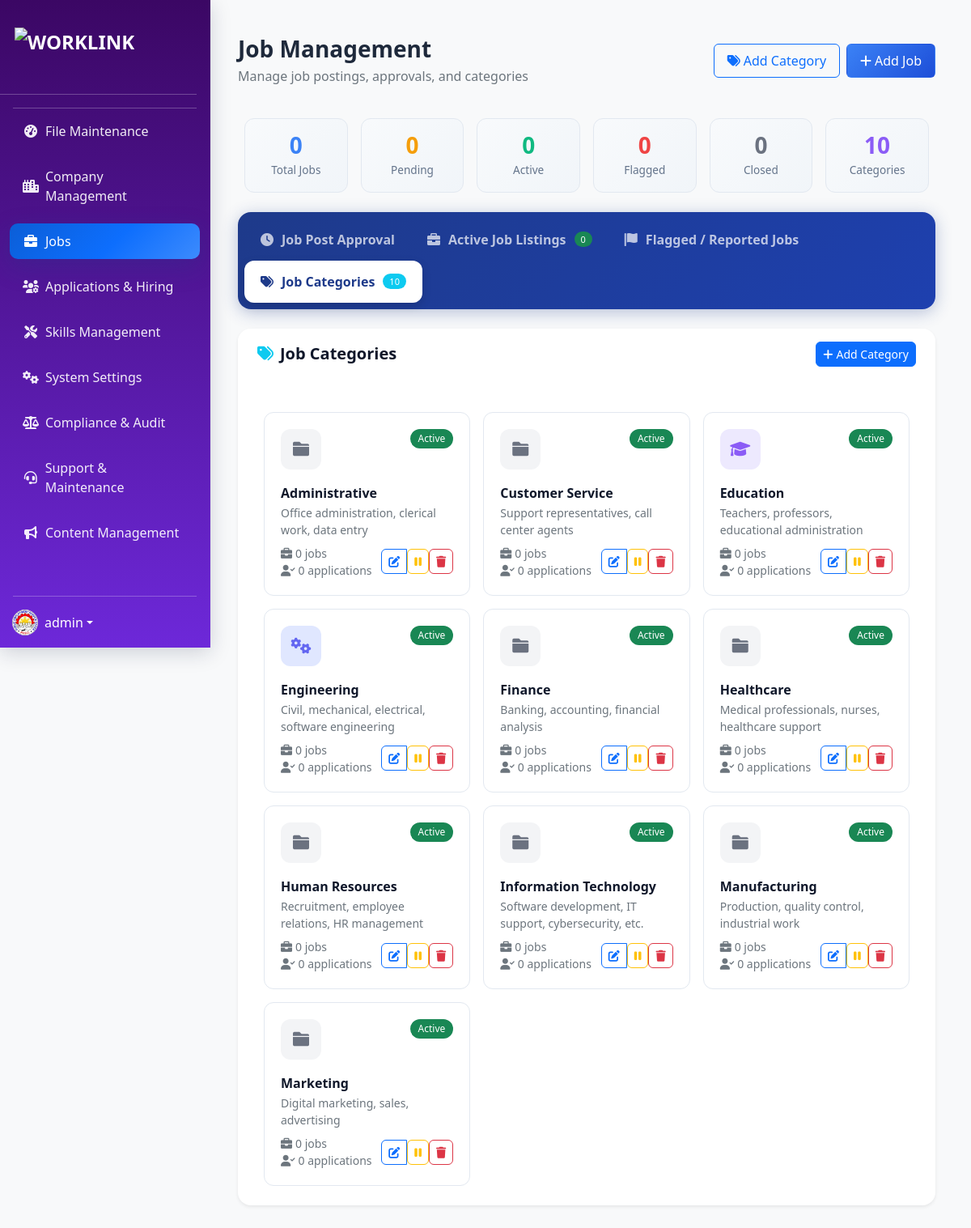
The app's page /admin/jobs.php?tab=categories (signed in) with its own data.
### tables this page shows
CREATE TABLE IF NOT EXISTS job_categories (
    id INT PRIMARY KEY AUTO_INCREMENT,
    category_name VARCHAR(100) NOT NULL,
    description TEXT,
    status ENUM('active', 'inactive') DEFAULT 'active',
    created_at TIMESTAMP DEFAULT CURRENT_TIMESTAMP
);

### admin/jobs.php (the view, shortened to what this page needs)
<?php
include '../config.php';
$activeTab = $_GET['tab'] ?? 'approval';
$search = $_GET['search'] ?? '';
$stats = [];
$stats['total'] = $pdo->query("SELECT COUNT(*) FROM job_postings")->fetchColumn();
$stats['pending'] = $pdo->query("SELECT COUNT(*) FROM job_postings WHERE status = 'pending'")->fetchColumn();
$stats['active'] = $pdo->query("SELECT COUNT(*) FROM job_postings WHERE status = 'active'")->fetchColumn();
$stats['flagged'] = $pdo->query("SELECT COUNT(*) FROM job_postings WHERE status = 'suspended'")->fetchColumn();
$stats['closed'] = $pdo->query("SELECT COUNT(*) FROM job_postings WHERE status = 'closed'")->fetchColumn();
$stats['rejected'] = $pdo->query("SELECT COUNT(*) FROM job_postings WHERE status = 'rejected'")->fetchColumn();
$stats['categories'] = $pdo->query("SELECT COUNT(*) FROM job_categories")->fetchColumn();
$allCategories = $pdo->query("SELECT jc.*,
    (SELECT COUNT(*) FROM job_postings WHERE category_id = jc.id) as job_count,
    (SELECT COUNT(*) FROM job_applications ja
     JOIN job_postings jp ON ja.job_id = jp.id
     WHERE jp.category_id = jc.id) as application_count
    FROM job_categories jc ORDER BY jc.category_name")->fetchAll();
?>
<!DOCTYPE html>
<html lang="en">
<head>
    <link href="https://cdn.jsdelivr.net/npm/bootstrap@5.1.3/dist/css/bootstrap.min.css" rel="stylesheet">
    <link href="https://cdnjs.cloudflare.com/ajax/libs/font-awesome/6.0.0/css/all.min.css" rel="stylesheet">
    <link href="../assets/style.css" rel="stylesheet">
</head>
<body class="admin-layout">
    <?php include 'includes/sidebar.php'; ?>
    <div class="admin-main-content">
        <div class="container-fluid px-4 py-4">
            <div class="d-flex justify-content-between align-items-center mb-4">
                <div>
                    <h1 class="h3 mb-1 fw-bold" style="color: #1e293b;">Job Management</h1>
                    <p class="text-muted mb-0">Manage job postings, approvals, and categories</p>
                </div>
                <div class="d-flex gap-2">
                    <button type="button" class="btn btn-outline-primary" data-bs-toggle="modal" data-bs-target="#addCategoryModal">
                        <i class="fas fa-tags me-1"></i>Add Category
                    </button>
                    <button type="button" class="btn text-white" style="background: linear-gradient(135deg, #3b82f6 0%, #1d4ed8 100%);" data-bs-toggle="modal" data-bs-target="#addJobModal">
                        <i class="fas fa-plus me-1"></i>Add Job
                    </button>
                </div>
            </div>
            <div class="row g-3 mb-4">
                <div class="col-md-2 col-sm-4 col-6">
                    <div class="stat-mini">
                        <h3 style="color: #3b82f6;"><?php echo $stats['total']; ?></h3>
                        <p>Total Jobs</p>
                    </div>
                </div>
                <div class="col-md-2 col-sm-4 col-6">
                    <div class="stat-mini">
                        <h3 style="color: #f59e0b;"><?php echo $stats['pending']; ?></h3>
                        <p>Pending</p>
                    </div>
                </div>
                <div class="col-md-2 col-sm-4 col-6">
                    <div class="stat-mini">
                        <h3 style="color: #10b981;"><?php echo $stats['active']; ?></h3>
                        <p>Active</p>
                    </div>
                </div>
                <div class="col-md-2 col-sm-4 col-6">
                    <div class="stat-mini">
                        <h3 style="color: #ef4444;"><?php echo $stats['flagged']; ?></h3>
                        <p>Flagged</p>
                    </div>
                </div>
                <div class="col-md-2 col-sm-4 col-6">
                    <div class="stat-mini">
                        <h3 style="color: #6b7280;"><?php echo $stats['closed']; ?></h3>
                        <p>Closed</p>
                    </div>
                </div>
                <div class="col-md-2 col-sm-4 col-6">
                    <div class="stat-mini">
                        <h3 style="color: #8b5cf6;"><?php echo $stats['categories']; ?></h3>
                        <p>Categories</p>
                    </div>
                </div>
            </div>
            <nav class="jobs-nav">
                <div class="nav nav-pills" role="tablist">
                    <a class="nav-link <?php echo $activeTab === 'approval' ? 'active' : ''; ?>"
                       href="?tab=approval<?php echo !empty($search) ? '&search=' . urlencode($search) : ''; ?>">
                        <i class="fas fa-clock"></i>
                        Job Post Approval
                    </a>
                    <a class="nav-link <?php echo $activeTab === 'active' ? 'active' : ''; ?>"
                       href="?tab=active<?php echo !empty($search) ? '&search=' . urlencode($search) : ''; ?>">
                        <i class="fas fa-briefcase"></i>
                        Active Job Listings
                        <span class="badge bg-success"><?php echo $stats['active']; ?></span>
                    </a>
                    <a class="nav-link <?php echo $activeTab === 'flagged' ? 'active' : ''; ?>"
                       href="?tab=flagged<?php echo !empty($search) ? '&search=' . urlencode($search) : ''; ?>">
                        <i class="fas fa-flag"></i>
                        Flagged / Reported Jobs
                    </a>
                    <a class="nav-link <?php echo $activeTab === 'categories' ? 'active' : ''; ?>"
                       href="?tab=categories">
                        <i class="fas fa-tags"></i>
                        Job Categories
                        <span class="badge bg-info"><?php echo $stats['categories']; ?></span>
                    </a>
                </div>
            </nav>
            <div class="tab-content">
                <?php if ($activeTab === 'categories'): ?>
                <div class="tab-pane fade show active">
                    <div class="card border-0 shadow-sm" style="border-radius: 16px;">
                        <div class="card-header bg-white border-0 py-3 px-4 d-flex justify-content-between align-items-center" style="border-radius: 16px 16px 0 0;">
                            <h5 class="mb-0 fw-bold"><i class="fas fa-tags me-2 text-info"></i>Job Categories</h5>
                            <button class="btn btn-primary btn-sm" data-bs-toggle="modal" data-bs-target="#addCategoryModal">
                                <i class="fas fa-plus me-1"></i>Add Category
                            </button>
                        </div>
                        <div class="card-body p-4">
                            <?php if (empty($allCategories)): ?>
                            <div class="empty-state">
                                <i class="fas fa-tags"></i>
                                <h5>No Categories</h5>
                                <p>Create your first job category to organize job listings.</p>
                                <button class="btn btn-primary mt-2" data-bs-toggle="modal" data-bs-target="#addCategoryModal">
                                    <i class="fas fa-plus me-1"></i>Add Category
                                </button>
                            </div>
                            <?php else: ?>
                            <div class="row g-3">
                                <?php
                                $defaultIcon = ['icon' => 'fa-folder', 'color' => '#6b7280', 'bg' => '#f3f4f6'];
                                ?>
                                <?php foreach ($allCategories as $cat): ?>
                                <?php
                                $iconData = $categoryIcons[$cat['category_name']] ?? $defaultIcon;
                                ?>
                                <div class="col-md-4 col-sm-6">
                                    <div class="category-card">
                                        <div class="d-flex justify-content-between align-items-start mb-2">
                                            <div class="category-icon" style="background: <?php echo $iconData['bg']; ?>; color: <?php echo $iconData['color']; ?>;">
                                                <i class="fas <?php echo $iconData['icon']; ?>"></i>
                                            </div>
                                            <span class="badge <?php echo $cat['status'] === 'active' ? 'bg-success' : 'bg-secondary'; ?>">
                                                <?php echo ucfirst($cat['status']); ?>
                                            </span>
                                        </div>
                                        <h6 class="fw-bold mb-1"><?php echo htmlspecialchars($cat['category_name']); ?></h6>
                                        <p class="text-muted small mb-2"><?php echo htmlspecialchars($cat['description'] ?? 'No description'); ?></p>
                                        <div class="d-flex justify-content-between align-items-center">
                                            <div class="text-muted small">
                                                <div><i class="fas fa-briefcase me-1"></i><?php echo $cat['job_count']; ?> jobs</div>
                                                <div><i class="fas fa-user-check me-1"></i><?php echo $cat['application_count'] ?? 0; ?> applications</div>
                                            </div>
                                            <div class="btn-group">
                                                <button class="btn btn-sm btn-outline-primary" data-bs-toggle="modal" data-bs-target="#editCategoryModal<?php echo $cat['id']; ?>">
                                                    <i class="fas fa-edit"></i>
                                                </button>
                                                <form method="POST" style="display: inline;">
                                                    <button type="submit" class="btn btn-sm <?php echo $cat['status'] === 'active' ? 'btn-outline-warning' : 'btn-outline-success'; ?>">
                                                        <i class="fas <?php echo $cat['status'] === 'active' ? 'fa-pause' : 'fa-play'; ?>"></i>
                                                    </button>
                                                </form>
                                                <form method="POST" style="display: inline;">
                                                    <button type="submit" class="btn btn-sm btn-outline-danger" onclick="return confirm('Delete this category? Jobs in this category will become uncategorized.')">
                                                        <i class="fas fa-trash"></i>
                                                    </button>
                                                </form>
                                            </div>
                                        </div>
                                    </div>
                                </div>
                                <?php endforeach; ?>
                            </div>
                            <?php endif; ?>
                        </div>
                    </div>
                </div>
                <?php endif; ?>
            </div>
        </div>
    </div>
</body>
</html>

### admin/jobs.php (style rules this page uses)
.jobs-nav { background: linear-gradient(135deg, #1e3a8a 0%, #1e40af 100%); border-radius: 16px; padding: 8px; margin-bottom: 24px; box-shadow: 0 4px 20px rgba(30, 58, 138, 0.3); }
.jobs-nav .nav-link { color: rgba(255,255,255,0.7); border-radius: 12px; padding: 14px 20px; font-weight: 600; transition: all 0.3s ease; border: none; display: flex; align-items: center; gap: 10px; }
.jobs-nav .nav-link.active { background: #fff; color: #1e3a8a; box-shadow: 0 4px 12px rgba(0,0,0,0.15); }
.jobs-nav .badge { font-size: 11px; padding: 4px 8px; border-radius: 20px; }
.stat-mini { background: linear-gradient(135deg, #f8fafc 0%, #f1f5f9 100%); border-radius: 12px; padding: 16px 20px; text-align: center; border: 1px solid #e2e8f0; transition: all 0.3s ease; }
.stat-mini h3 { font-size: 1.75rem; font-weight: 700; margin: 0; }
.stat-mini p { margin: 4px 0 0; font-size: 0.85rem; color: #64748b; }
.category-card { background: #fff; border-radius: 12px; border: 1px solid #e2e8f0; padding: 20px; transition: all 0.3s ease; height: 100%; }
.category-icon { width: 50px; height: 50px; border-radius: 12px; display: flex; align-items: center; justify-content: center; font-size: 1.25rem; margin-bottom: 12px; }

### records on screen
job_categories: id "10", status "Active", category_name "Administrative", description "Office administration, clerical work, data entry", job_count "0", application_count "0"
job_categories: status "Active", category_name "Customer Service", description "Support representatives, call center agents", job_count "0", application_count "0"
job_categories: status "Active", category_name "Education", description "Teachers, professors, educational administration", job_count "0", application_count "0"
job_categories: status "Active", category_name "Engineering", description "Civil, mechanical, electrical, software engineering", job_count "0", application_count "0"
job_categories: status "Active", category_name "Finance", description "Banking, accounting, financial analysis", job_count "0", application_count "0"
job_categories: status "Active", category_name "Healthcare", description "Medical professionals, nurses, healthcare support", job_count "0", application_count "0"
job_categories: status "Active", category_name "Human Resources", description "Recruitment, employee relations, HR management", job_count "0", application_count "0"
job_categories: status "Active", category_name "Information Technology", description "Software development, IT support, cybersecurity, etc.", job_count "0", application_count "0"
job_categories: status "Active", category_name "Manufacturing", description "Production, quality control, industrial work", job_count "0", application_count "0"
job_categories: status "Active", category_name "Marketing", description "Digital marketing, sales, advertising", job_count "0", application_count "0"

### other values on screen
$_SESSION['username'] "admin"
$stats['total'] "0"
$stats['pending'] "0"
$stats['active'] "0"
$stats['flagged'] "0"
$stats['closed'] "0"
